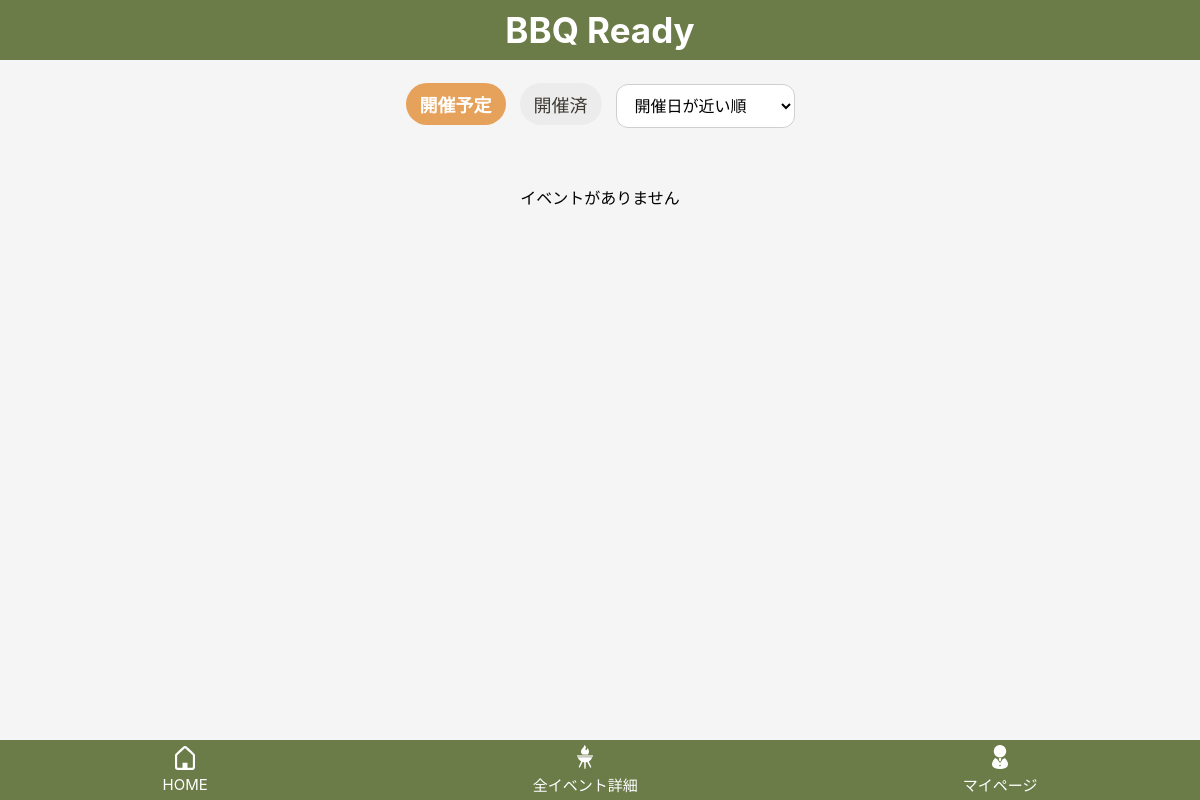
The page /events/ (signed in) on the database as committed earlier.
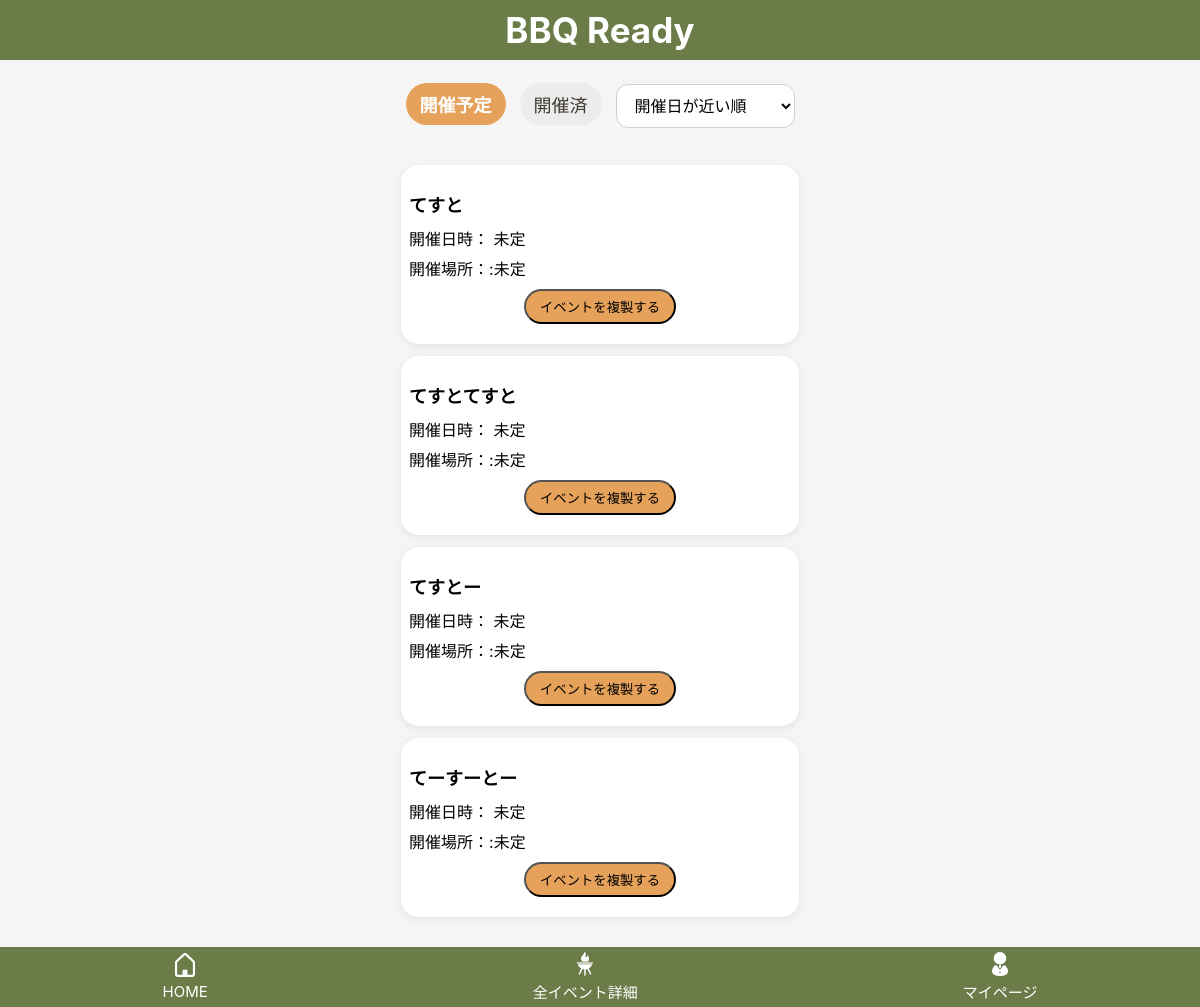
The same page on the database as committed later.
### bbq_app/models.py (models this page shows, shortened)
class Event(models.Model):
    user = models.ForeignKey(settings.AUTH_USER_MODEL, on_delete=models.CASCADE, related_name="events")
    name = models.CharField("イベント名", max_length=30)
    held_at = models.DateTimeField("開催日時", null=True, blank=True)
    location = models.CharField("開催場所", max_length=50, blank=True)
    created_at = models.DateTimeField("作成日時", auto_now_add=True)
    updated_at = models.DateTimeField("更新日時", auto_now=True)

### bbq_app/views.py (the view)
# urls.py: path("events/", views.event_list, name="event_list"),
@login_required
def event_list(request):
    status = request.GET.get("status", "upcoming")
    sort =request.GET.get("sort", "held_at_asc")
    now = timezone.now()
    qs = Event.objects.filter(user=request.user)
    if status == "past":
        events = qs.filter(held_at__lt=now)
    else:
        events = qs.filter(Q(held_at__gte=now) | Q(held_at__isnull=True))
    if sort == "held_at_desc":
        events = events.order_by("-held_at")
    elif sort == "created_desc":
        events = events.order_by("-created_at")
    else:
        sort = "held_at_asc"
        events =events.order_by("held_at")
    return render(request, "bbq_app/event_list.html",{"events":events,"status":status,"sort":sort})

### bbq_app/templates/bbq_app/event_list.html (shortened to what this page needs)
{% extends "bbq_app/base.html" %}
{% block content %}
<h2 class="event-list-page-title">全イベント詳細確認</h2>
<div class="event-list-toolbar">
    <div class="event-list-tabs">
        <a href="{% url 'event_list' %}?status=upcoming&sort={{ sort }}"
        class="event-tab {% if status == 'upcoming' %}active{% endif %}">
            開催予定
        </a>
        <a href="{% url 'event_list' %}?status=past&sort={{ sort }}"
        class="event-tab {% if status == 'past' %}active{% endif %}">
            開催済
        </a>
    </div>
    <form method="get" class="event-sort">
        <select name="sort" onchange="this.form.submit()">
            <option value="held_at_asc" {% if sort == "held_at_asc" %}selected{% endif %}>
                開催日が近い順
            </option>
        </select>
    </form>
</div>
<div class="event-card-list">
    {% for event in events %}
        <div class="event-list-card">
            <a href="{% url 'item_edit' event.id %}" class="event-list-card__link">
                <p class="event-list-card__title">{{ event.name }}</p>
                <p class="event-list-card__text">
                    開催日時：
                    {% if event.held_at %}
                        {{ event.held_at|date:"Y年m月d日 H:i" }}
                    {% else %}
                        未定
                    {% endif %}
                </p>
                <p class="event-list-card__text">
                    開催場所：:{{ event.location|default:"未定"}}
                </p>
            </a>
            <button type="button" class="event-list-card__duplicate-btn"
                    onclick="openDuplicateModal({{ event.id }}); return false;">
                イベントを複製する
            </button>
        </div>
    {% empty %}
        <p class="event-list-empty">イベントがありません</p>
    {% endfor %}
</div>
{% endblock %}

Rows that differ between the two databases and show on the page:
added Event: name "てすと", shows "未定", location "未定"
added Event: name "てすとてすと", shows "未定", location "未定"
added Event: name "てすとー", shows "未定", location "未定"
added Event: name "てーすーとー", shows "未定", location "未定"
Other text that changed with them:
text no longer shown: "イベントがありません"
